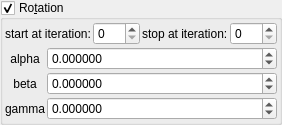
    <widget class="MyGroupBox" name="groupCheck_transf_function_enabledR_false">
     <property name="toolTip">
      <string/>
     </property>
     <property name="title">
      <string>Ro&amp;tation</string>
     </property>
     <property name="checkable">
      <bool>true</bool>
     </property>
     <layout class="QVBoxLayout" name="verticalLayout_31" stretch="0,0">
      <property name="spacing">
       <number>2</number>
      </property>
      <property name="leftMargin">
       <number>2</number>
      </property>
      <property name="topMargin">
       <number>2</number>
      </property>
      <property name="rightMargin">
       <number>2</number>
      </property>
      <property name="bottomMargin">
       <number>2</number>
      </property>
      <item>
       <layout class="QHBoxLayout" name="horizontalLayout_19" stretch="0,1,0,1">
        <item>
         <widget class="QLabel" name="label_114">
          <property name="text">
           <string>start at iteration:</string>
          </property>
         </widget>
        </item>
        <item>
         <widget class="MySpinBox" name="spinboxInt_transf_start_iterations_R">
          <property name="sizePolicy">
           <sizepolicy hsizetype="Minimum" vsizetype="Maximum">
            <horstretch>0</horstretch>
            <verstretch>0</verstretch>
           </sizepolicy>
          </property>
          <property name="minimum">
           <number>0</number>
          </property>
          <property name="maximum">
           <number>999</number>
          </property>
          <property name="value">
           <number>0</number>
          </property>
         </widget>
        </item>
        <item>
         <widget class="QLabel" name="label_75">
          <property name="text">
           <string>stop at iteration:</string>
          </property>
         </widget>
        </item>
        <item>
         <widget class="MySpinBox" name="spinboxInt_transf_stop_iterations_R">
          <property name="sizePolicy">
           <sizepolicy hsizetype="Preferred" vsizetype="Maximum">
            <horstretch>0</horstretch>
            <verstretch>0</verstretch>
           </sizepolicy>
          </property>
          <property name="maximum">
           <number>999</number>
          </property>
         </widget>
        </item>
       </layout>
      </item>
      <item>
       <layout class="QGridLayout" name="gridLayout_10" columnstretch="0,1">
        <property name="spacing">
         <number>2</number>
        </property>
        <item row="0" column="0">
         <widget class="QLabel" name="label_35">
          <property name="text">
           <string notr="true">alpha</string>
          </property>
          <property name="alignment">
           <set>Qt::AlignCenter</set>
          </property>
         </widget>
        </item>
        <item row="0" column="1">
         <widget class="MyDoubleSpinBox" name="spinboxd3_transf_rotation_x">
          <property name="sizePolicy">
           <sizepolicy hsizetype="Minimum" vsizetype="Maximum">
            <horstretch>0</horstretch>
            <verstretch>0</verstretch>
           </sizepolicy>
          </property>
          <property name="prefix">
           <string/>
          </property>
          <property name="suffix">
           <string/>
          </property>
          <property name="decimals">
           <number>6</number>
          </property>
          <property name="minimum">
           <double>-36000.000000000000000</double>
          </property>
          <property name="maximum">
           <double>36000.000000000000000</double>
          </property>
          <property name="singleStep">
           <double>1.000000000000000</double>
          </property>
         </widget>
        </item>
        <item row="2" column="0">
         <widget class="QLabel" name="label_37">
          <property name="text">
           <string notr="true">gamma</string>
          </property>
          <property name="alignment">
           <set>Qt::AlignCenter</set>
          </property>
         </widget>
        </item>
        <item row="1" column="1">
         <widget class="MyDoubleSpinBox" name="spinboxd3_transf_rotation_y">
          <property name="sizePolicy">
           <sizepolicy hsizetype="Minimum" vsizetype="Maximum">
            <horstretch>0</horstretch>
            <verstretch>0</verstretch>
           </sizepolicy>
          </property>
          <property name="prefix">
           <string/>
          </property>
          <property name="suffix">
           <string/>
          </property>
          <property name="decimals">
           <number>6</number>
          </property>
          <property name="minimum">
           <double>-36000.000000000000000</double>
          </property>
          <property name="maximum">
           <double>36000.000000000000000</double>
          </property>
          <property name="singleStep">
           <double>1.000000000000000</double>
          </property>
         </widget>
        </item>
        <item row="2" column="1">
         <widget class="MyDoubleSpinBox" name="spinboxd3_transf_rotation_z">
          <property name="sizePolicy">
           <sizepolicy hsizetype="Minimum" vsizetype="Maximum">
            <horstretch>0</horstretch>
            <verstretch>0</verstretch>
           </sizepolicy>
          </property>
          <property name="prefix">
           <string/>
          </property>
          <property name="suffix">
           <string/>
          </property>
          <property name="decimals">
           <number>6</number>
          </property>
          <property name="minimum">
           <double>-36000.000000000000000</double>
          </property>
          <property name="maximum">
           <double>36000.000000000000000</double>
          </property>
          <property name="singleStep">
           <double>1.000000000000000</double>
          </property>
         </widget>
        </item>
        <item row="1" column="0">
         <widget class="QLabel" name="label_34">
          <property name="text">
           <string notr="true">beta</string>
          </property>
          <property name="alignment">
           <set>Qt::AlignCenter</set>
          </property>
         </widget>
        </item>
       </layout>
      </item>
     </layout>
    </widget>
